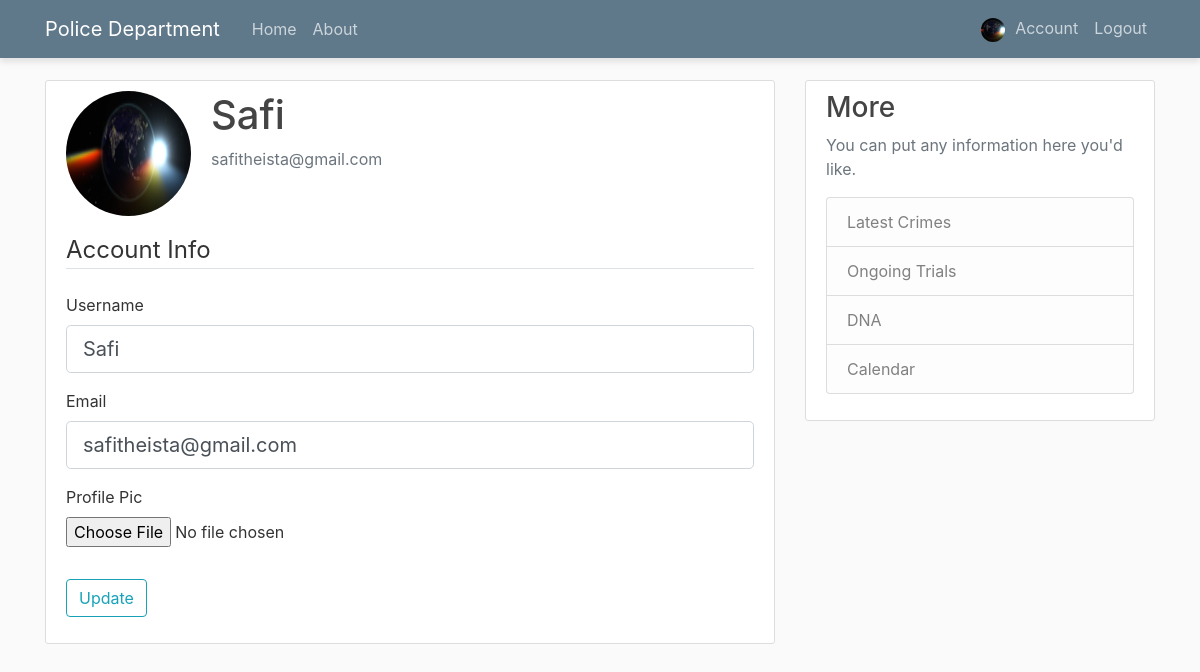
Page /account (signed in) on the committed database.
### Investigation/models.py (models this page shows, shortened)
class User(db.Model, UserMixin):
    id = db.Column(db.Integer, primary_key=True)
    username = db.Column(db.String(10), unique=True, nullable=False)
    email = db.Column(db.String(120), unique=True, nullable=False)
    image_file = db.Column(db.String, default="default.jpg")
    password = db.Column(db.String, nullable=False)
    teams = db.relationship('UserTeam', backref='user', lazy=True)

### Investigation/users/routes.py (the view)
@users.route('/account', methods=['POST','GET'])
@login_required
def account():
    form = UpdateForm()
    if form.validate_on_submit():
        if form.picture.data:
            current_user.image_file = save_picture(form.picture.data)
        current_user.username = form.username.data
        current_user.email = form.email.data
        db.session.commit()
    elif request.method == "GET":
        form.username.data = current_user.username
        form.email.data = current_user.email
    image_file = url_for('static', filename='profile_pics/' + current_user.image_file)
    return render_template('account.html', image_file=image_file,
                            form=form, title="Account")

### Investigation/users/forms.py (shortened to what this page needs)
class UpdateForm(FlaskForm):
    username = StringField('Username', validators=[DataRequired(), Length(min=3, max=10)])
    email = StringField('Email', validators=[DataRequired(), Email()])
    picture = FileField('Profile Pic', validators=[FileAllowed(['jpg', 'png'])])
    submit = SubmitField('Update')

### Investigation/models.py (called while the page is built)
@login_manager.user_loader
def load_user(user_id):
    return User.query.get(int(user_id))

### Investigation/templates/account.html (shortened to what this page needs)
{% extends "layout.html" %}
{% block content %}
    <div class="content-section">
        <div class="media">
            <img class="rounded-circle account-img" src="{{ image_file }}">
            <div class="media-body">
                <h2 class="account-heading">{{ current_user.username }}</h2>
                <p class="text-secondary">{{ current_user.email }}</p>
            </div>
        </div>
        <form method="POST" action="" enctype="multipart/form-data">
            <fieldset class="form-group">
                <legend class="border-bottom mb-4">Account Info</legend>
                <div class="form-group">
                    {{ form.username.label(class="form-control-label") }}
                    {% if form.username.error %}
                        {{ form.username(class="form-control form-control-lg is-invalid")}}
                        <div clas="invalid-feedback">
                            {% for error in form.username.errors %}
                                <span>{{ error }}</span>
                            {% endfor %}
                        </div>
                    {% else %}
                        {{ form.username(class="form-control form-control-lg")}}
                    {% endif %}
                </div>
                <div class="form-group">
                    {{ form.email.label(class="form-control-label") }}
                    {% if form.email.error %}
                        {{ form.email(class="form-control form-control-lg is-invalid")}}
                        <div clas="invalid-feedback">
                            {% for error in form.email.errors %}
                                <span>{{ error }}</span>
                            {% endfor %}
                        </div>
                    {% else %}
                        {{ form.email(class="form-control form-control-lg")}}
                    {% endif %}
                </div>
                <div class="form-group">
                    {{ form.picture.label() }}
                    {{ form.picture(class="form-control-file ")}}
                </div>
            </fieldset>
            <div class="form-group">
                {{ form.submit(class="btn btn-outline-info") }}
            </div>
        </form>
    </div>
{% endblock content %}

### Investigation/templates/layout.html (shortened to what this page needs)
<!DOCTYPE html>
<html>
<head>
    <link rel="stylesheet" href="https://maxcdn.bootstrapcdn.com/bootstrap/4.0.0/css/bootstrap.min.css">
    <link rel="stylesheet" type="text/css" href="{{ url_for('static', filename='main.css') }}">
    <link rel="stylesheet" href="https://cdnjs.cloudflare.com/ajax/libs/font-awesome/5.15.4/css/all.min.css">
</head>
<body>
    <header class="site-header">
      <nav class="navbar navbar-expand-md navbar-dark bg-steel fixed-top">
        <div class="container">
          <a class="navbar-brand mr-4" href="/">Police Department</a>
          <div class="collapse navbar-collapse" id="navbarToggle">
            <div class="navbar-nav mr-auto">
              <a class="nav-item nav-link" href="{{ url_for('main.home') }}">Home</a>
              <a class="nav-item nav-link" href="#">About</a>
            </div>
            {% if current_user.is_authenticated %}
                <div class="navbar-nav">
                  <a class="nav-item nav-link" href="{{ url_for('users.account')}}">
                      <img src="{{ url_for('static', filename='profile_pics/' + current_user.image_file) }}" alt="Logo" style="height: 24px; width: 24px; border-radius: 50%; object-fit: cover; margin-right: 6px;">
                      Account
                  </a>
                  <a class="nav-item nav-link" href="{{ url_for('users.logout')}}">Logout</a>
                </div>
            {% else %}
                <div class="navbar-nav">
                    <a class="nav-item nav-link" href="{{ url_for('users.login')}}">Login</a>
                    <a class="nav-item nav-link" href="{{ url_for('users.register')}}">Register</a>
                </div>
            {% endif %}
          </div>
        </div>
      </nav>
    </header>
    <main role="main" class="container">
      <div class="row">
        <div class="col-md-8">
          {% block content %}{% endblock %}
        </div>
        <div class="col-md-4">
          <div class="content-section">
            <h3 class="centre">More</h3>
            <p class='text-muted'>You can put any information here you'd like.
              <ul class="list-group">
                <li class="list-group-item list-group-item-light">Latest Crimes</li>
                <li class="list-group-item list-group-item-light">Ongoing Trials</li>
                <li class="list-group-item list-group-item-light">DNA</li>
                <li class="list-group-item list-group-item-light">Calendar</li>
              </ul>
            </p>
          </div>
        </div>
      </div>
    </main>
</body>
</html>

### Investigation/static/main.css (style rules this page uses)
body { background: #fafafa; color: #333333; margin-top: 5rem; }
h1, h2, h3, h4, h5, h6 { color: #444444; }
.bg-steel { background-color: #5f788a; }
.site-header .navbar-nav .nav-link { color: #cbd5db; }
.content-section { background: #ffffff; padding: 10px 20px; border: 1px solid #dddddd; border-radius: 3px; margin-bottom: 20px; }
.account-img { height: 125px; width: 125px; margin-right: 20px; margin-bottom: 16px; }
.account-heading { font-size: 2.5rem; }
.navbar { box-shadow: 0px 4px 6px rgba(0, 0, 0, 0.1); }

### rows in the picture
User: image_file (picture), username "Safi", email "safitheista@gmail.com"
